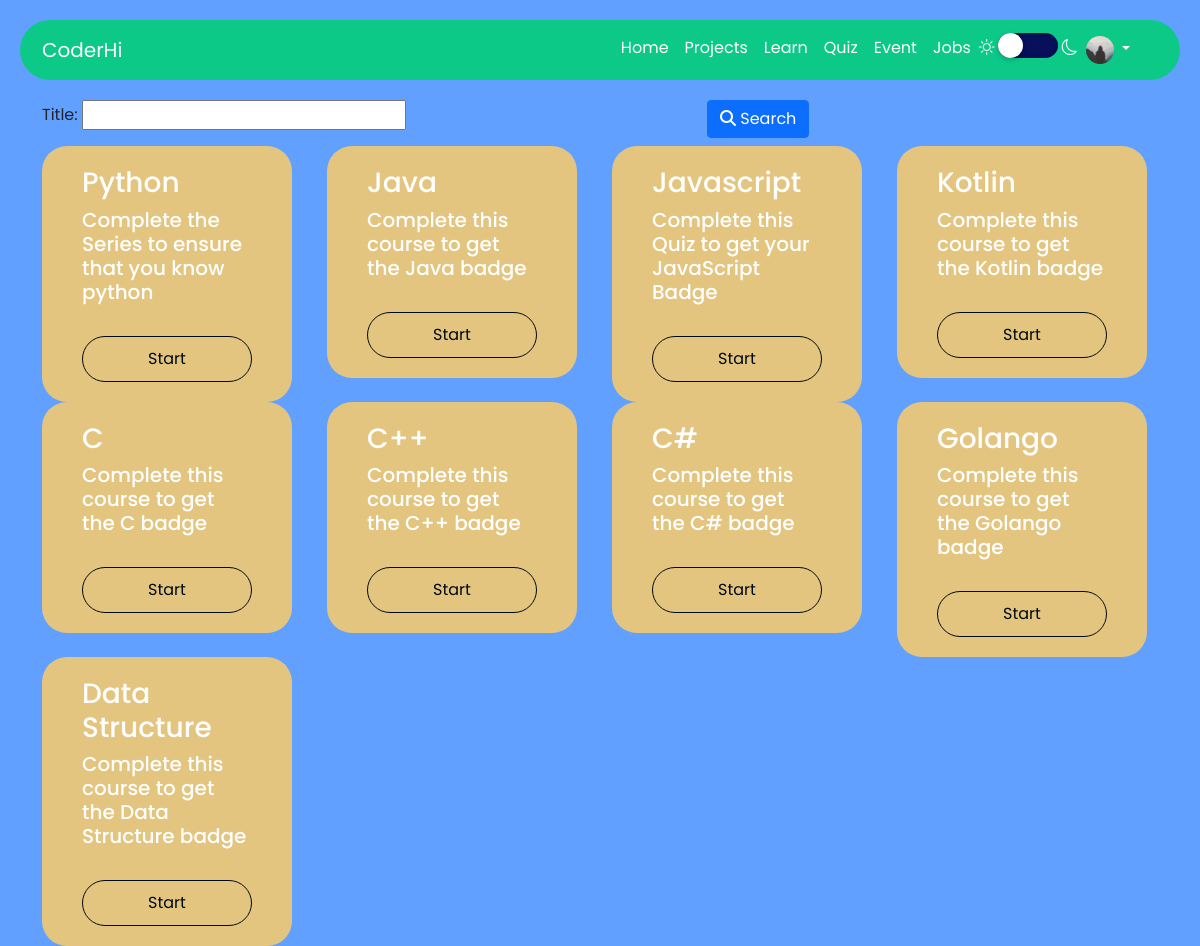
/quiz/ (signed in), run on the app's committed database.
### users/models.py (models this page shows, shortened)
class Profile(models.Model):
    user = models.OneToOneField(User, on_delete=models.CASCADE)
    image = models.ImageField(default='default.jpg',upload_to='profile_pics')
    languages_prefer = models.ManyToManyField(language_category,blank=True,default=None)
    rating = models.IntegerField(default=0)

### quizapp/models.py (models this page shows, shortened)
class quizcourse(models.Model):
    title = models.CharField(max_length=100,unique=True)
    description = models.TextField()
    peoplePassed = models.ManyToManyField(User,blank=True)

### quizapp/views.py (the view)
# urls.py: path('',MainQuizList.as_view(),name = 'courses'),
class MainQuizList(LoginRequiredMixin,ListView):
    model = quizcourse
    template_name = "courses.html"
    context_object_name = 'quiz'
    def get_context_data(self, **kwargs):
        context = super().get_context_data(**kwargs)
        context['filter'] = quizFilter(self.request.GET,queryset = self.get_queryset())
        return context

### quizapp/templates/courses.html
{% extends 'base.html' %}
{% block content %}
<div class="row">
  <form action="" method="get">
    <div class="row">
      <div class="col-lg-7 col-sm-12">{{ filter.form.as_p }}</div>
      <div class="col-lg-4 col-sm-12">
        <button class="btn btn-primary" type="submit">
          <i class="fas fa-search"></i> Search
        </button>
        <br />
      </div>
    </div>
  </form>
</div>
<div class="row">
  {% for i in filter.qs %}
  <div class="col-sm-3">
    <div class="sidebar">
      <div class="ex1">
        <h3>{{ i.title }}</h3>
        <h5>{{ i.description }}</h5>
        <br/>
        <div class="event-button-sec">
          <a class="event-button" type="button" href="{% url 'quiz_level' i.id %}">Start</a>
        </div>
      </div>
    </div>
  </div>
  {% endfor %}
</div>
{% endblock content %}

### mainpage/templates/base.html (shortened to what this page needs)
{% load static %}
<!DOCTYPE html>
<html lang="en">
<head>
<link rel="stylesheet" type="text/css" href="//cdn.jsdelivr.net/npm/slick-carousel@1.8.1/slick/slick.css"/>
<link rel="stylesheet" type="text/css" href="//cdn.jsdelivr.net/npm/slick-carousel@1.8.1/slick/slick-theme.css"/>
<link rel="stylesheet" href="https://cdnjs.cloudflare.com/ajax/libs/font-awesome/5.10.2/css/all.min.css">
<link rel="stylesheet" href="https://cdnjs.cloudflare.com/ajax/libs/font-awesome/5.10.2/css/font-awesome.min.css">
<link href="https://cdn.jsdelivr.net/npm/bootstrap@5.0.0-beta2/dist/css/bootstrap.min.css" rel="stylesheet">
<link id="theme" rel="stylesheet" href="{% static 'css/girls-theme.css' %}">
<link rel="stylesheet" href="{% static 'css/index.css' %}">
<link rel="stylesheet" href="https://cdn.jsdelivr.net/npm/bootstrap-icons@1.4.0/font/bootstrap-icons.css">
<link rel="stylesheet" href="https://cdnjs.cloudflare.com/ajax/libs/toastr.js/latest/toastr.css" />
</head>
<body>
  <nav class="navbar navbar-expand-lg navbar-light bg-light">
    <div class="container">
      <a class="navbar-brand" href="{% url 'blog-list' %}">CoderHi</a>
      <div class="collapse navbar-collapse" id="navbarSupportedContent">
        <ul class="navbar-nav ms-auto">
          <li class="nav-item">
            <a class="nav-link active" aria-current="page" href="{% url 'blog-list' %}">Home</a>
          </li>
          <li class="nav-item">
            <a class="nav-link" href="{% url 'project-list' %}">Projects</a>
          </li>
          {% if not request.user.groups.all %}
          <li class="nav-item">
            <a class="nav-link" href="{% url 'main-course-list' %}">Learn</a>
          </li>
          <li class="nav-item">
            <a class="nav-link" href="{% url 'courses' %}">Quiz</a>
          </li>
          {% endif %}
          <li class="nav-item">
            <a class="nav-link" href="{% url 'event-list' %}">Event</a>
          </li>
          <li class="nav-item">
            <a class="nav-link" href="{% url 'job-list' %}">Jobs</a>
          </li>
          <li class="nav-item">
            <div class="theme-toggler">
              <i class="bi bi-brightness-high"></i> <input type="checkbox" class="theme-change" onclick="MaintoggleTheme()"> <i class="bi bi-moon"></i>
            </div>
          </li>
          <li class="nav-item dropdown" style="margin-right: 20px;">
            <a class="nav-link dropdown-toggle" href="#" id="navbarDropdown" role="button" data-bs-toggle="dropdown" aria-expanded="false">
              <img src="{{ user.profile.image.url}}" class="rounded-circle profile-img">
            </a>
          </li>
        </ul>
      </div>
    </div>
  </nav>
    <div class="container main">
        {% block content %}
        {% endblock content %}
    </div>
</body>
</html>

### mainpage/static/css/girls-theme.css (style rules this page uses)
body { background-color: #61a0ff !important; }
.navbar { background-color: #0dc987 !important; }
.sidebar { background-color: #E4C580; }

### mainpage/static/css/index.css (style rules this page uses)
* { margin: 0px; box-sizing: border-box; scroll-behavior: smooth; }
body { height: 100%; font-family: 'Poppins', sans-serif !important; }
.navbar { border-radius: 50px !important; margin: 20px; }
.nav-link, .navbar-brand { color: #fff !important; text-decoration: none; }
.theme-toggler { top: 30px; color: #fff; font-weight: 700; font-size: 1em; z-index: 100; cursor: pointer; }
.theme-change { position: relative; top: 5px; width: 60px; height: 25px; -webkit-appearance: none; background-color: #080f5b; outline: none; border-radius: 50px; transition: 0.5s; box-shadow: inset 0 0 5px rgba(0, 0, 0, .2); }
.theme-change:before { content: ''; position: absolute; width: 25px; height: 25px; border-radius: 50%; top: 0; left: 0; background-color: #fff; transition: .5s; box-shadow: 0 2px 5px rgba(0, 0, 0, .2); }
.profile-img { height: 28px; width: 28px; }
.main { width: 100% !important; }
.sidebar { border-radius: 25px !important; padding: 20px 40px; color: #fff; width: 250px; }
.event-button { text-decoration: none; border-radius: 50px; border: solid 0.1px #000a12; color: #000a12; padding: 10px; width: 100%; display: block; text-align: center; }
.event-button-sec { display: block; margin-left: auto; margin-right: auto; }
div.ex1 { max-width: 230px; }

### data on the page
quizcourse: title "Python", description "Complete the Series to ensure that you know python"
quizcourse: title "Java", description "Complete this course to get the Java badge"
quizcourse: title "Javascript", description "Complete this Quiz to get your JavaScript Badge"
quizcourse: title "Kotlin", description "Complete this course to get the Kotlin badge"
quizcourse: title "C", description "Complete this course to get the C badge"
quizcourse: title "C++", description "Complete this course to get the C++ badge"
quizcourse: title "C#", description "Complete this course to get the C# badge"
quizcourse: title "Golango", description "Complete this course to get the Golango badge"
quizcourse: title "Data Structure", description "Complete this course to get the Data Structure badge"
